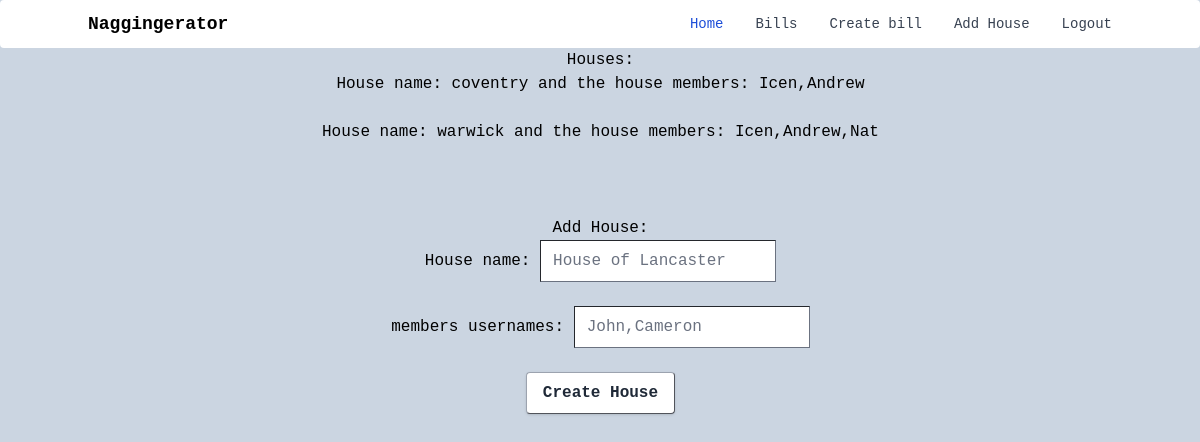
The app's page /addHouse (signed in) with its own data.
### db_schema.py (models this page shows, shortened)
class Households(db.Model):
    __tablename__ = 'households'
    id = db.Column(db.Integer, primary_key=True)
    user_id = db.Column(db.Integer(), db.ForeignKey('users.id'))
    name = db.Column(db.Text())
    members = db.Column(db.Text())
    number_of_members = db.Column(db.Integer())

### cwk.py (the view)
@app.route('/addHouse',methods=['GET'])
def addHouse():
    if not current_user.is_authenticated:
        return redirect('/login')
    houses = Households.query.filter_by(user_id=current_user.id)
    return render_template("addHouse.html",houses=houses)

### cwk.py (called while the page is built)
@login_manager.user_loader
def load_user(user_id):
    return User.query.get(int(user_id))

### templates/addHouse.html (shortened to what this page needs)
{% extends 'base1.html' %}
{% block body %}
        <div class="centre">
            Houses: <br>
            {% for house in houses %}
                House name: {{house.name}} and the house members: {{house.members}}
                <br>
                <br>
            {% else %}
                Not part of any houses
            {% endfor %}
            <br>
            <br>
            Add House:
            <br>
            <form action='/addHouseAPI' method ='POST'>
            <p><label for="housename">House name:</label> <input type = "text" name = "house name" placeholder="House of Lancaster" required/></p>
            <br>
            <p><label for="housename">members usernames:</label> <input type = "text" name = "members" placeholder="John,Cameron" required/></p>
                <br>
                <p><button class="bg-white hover:bg-gray-100 text-gray-800 font-semibold py-2 px-4 border border-gray-400 rounded shadow"
                    type = "submit" value = "Create Account"/> Create House </button></p>
            </form>
        </div>
{% endblock %}

### static/css/main.css (style rules this page uses)
html { line-height:1.5;-webkit-text-size-adjust:100%;-moz-tab-size:4;tab-size:4;font-family:ui-sans-serif, system-ui, -apple-system, BlinkMacSystemFont, "Segoe UI", Roboto, "Helvetica Neue", Arial, "Noto Sans", sans-serif, "Apple Color Emoji", "Segoe UI Emoji", "Segoe UI Symbol", "Noto Color Emoji" }
body { margin:0;line-height:inherit }
button,input,optgroup,select,textarea { font-family:inherit;font-size:100%;line-height:inherit;color:inherit;margin:0;padding:0 }
button,select { text-transform:none }
[type=button],[type=reset],[type=submit],button { -webkit-appearance:button;background-color:transparent;background-image:none }
blockquote,dd,dl,figure,h1,h2,h3,h4,h5,h6,hr,p,pre { margin:0 }
input::placeholder,textarea::placeholder { opacity:1;color:#9ca3af }
[role=button],button { cursor:pointer }
[type='text'],[type='email'],[type='url'],[type='password'],[type='number'],[type='date'],[type='datetime-local'],[type='month'],[type='search'],[type='tel'],[type='time'],[type='week'],[multiple],textarea,select { -webkit-appearance:none;appearance:none;background-color:#fff;border-color:#6b7280;border-width:1px;border-radius:0px;padding-top:0.5rem;padding-right:0.75rem;padding-bottom:0.5rem;padding-left:0.75rem;font-size:1rem;line-height:1.5rem;--tw-shadow:0 0 #0000; }
input::placeholder,textarea::placeholder { color:#6b7280;opacity:1 }
.rounded { border-radius:0.25rem }
.border { border-width:1px }
.border-gray-400 { --tw-border-opacity:1;border-color:rgb(156 163 175 / var(--tw-border-opacity)) }
.bg-slate-300 { --tw-bg-opacity:1;background-color:rgb(203 213 225 / var(--tw-bg-opacity)) }
.bg-white { --tw-bg-opacity:1;background-color:rgb(255 255 255 / var(--tw-bg-opacity)) }
.py-2 { padding-top:0.5rem;padding-bottom:0.5rem }
.px-4 { padding-left:1rem;padding-right:1rem }
.text-center { text-align:center }
.font-mono { font-family:ui-monospace, SFMono-Regular, Menlo, Monaco, Consolas, "Liberation Mono", "Courier New", monospace }
.font-semibold { font-weight:600 }
.text-gray-800 { --tw-text-opacity:1;color:rgb(31 41 55 / var(--tw-text-opacity)) }
.shadow { --tw-shadow:0 1px 3px 0 rgb(0 0 0 / 0.1), 0 1px 2px -1px rgb(0 0 0 / 0.1);--tw-shadow-colored:0 1px 3px 0 var(--tw-shadow-color), 0 1px 2px -1px var(--tw-shadow-color);box-shadow:var(--tw-ring-offset-shadow, 0 0 #0000), var(--tw-ring-shadow, 0 0 #0000), var(--tw-shadow) }

### records on screen
Households: name "coventry", members "Icen,Andrew"
Households: name "warwick", members "Icen,Andrew,Nat"
